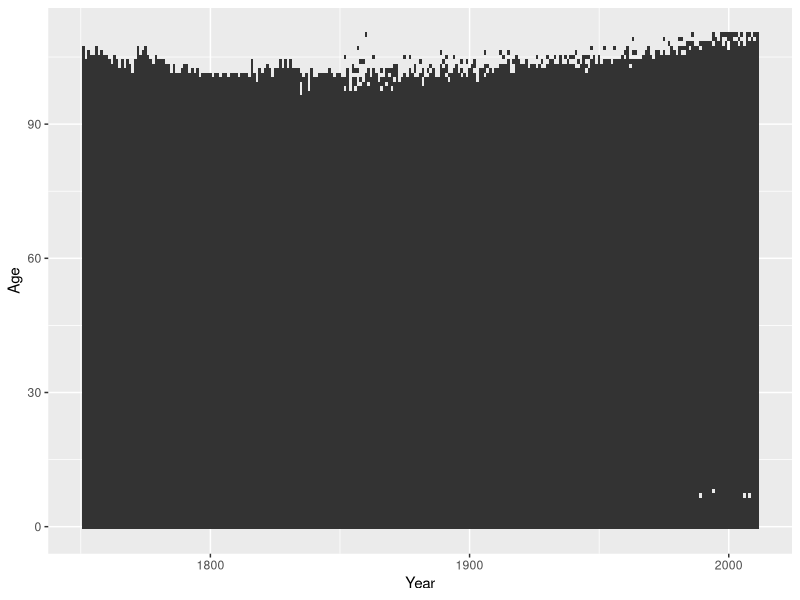
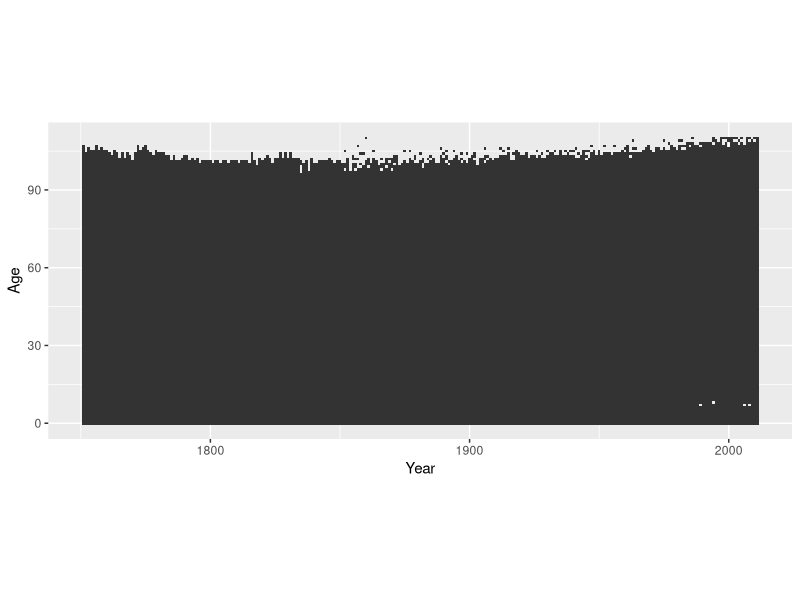
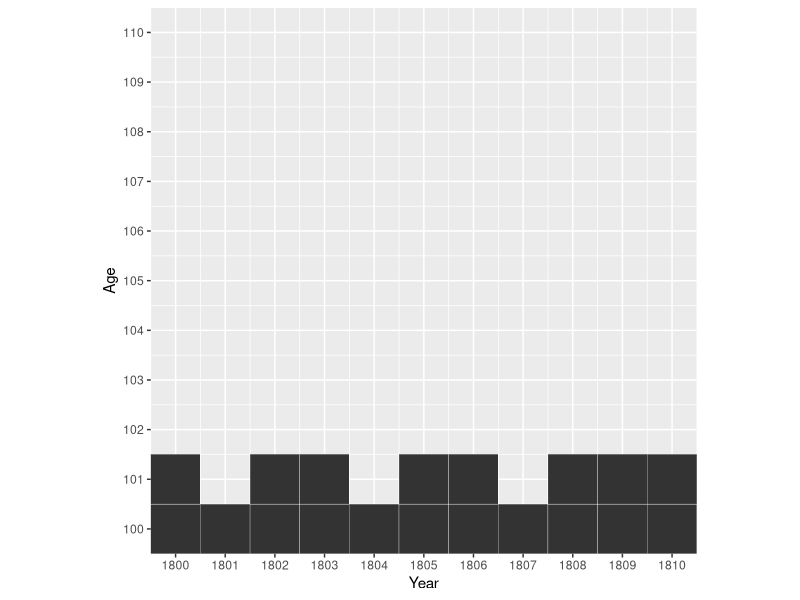
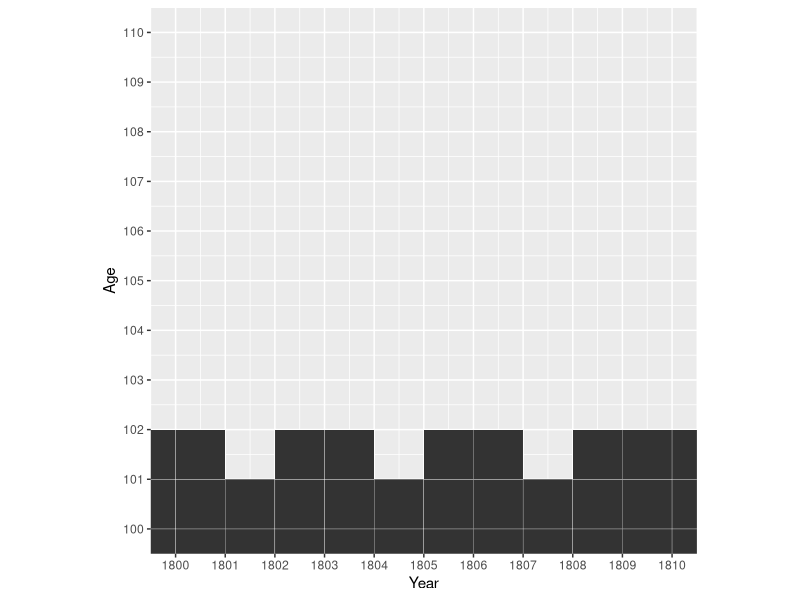
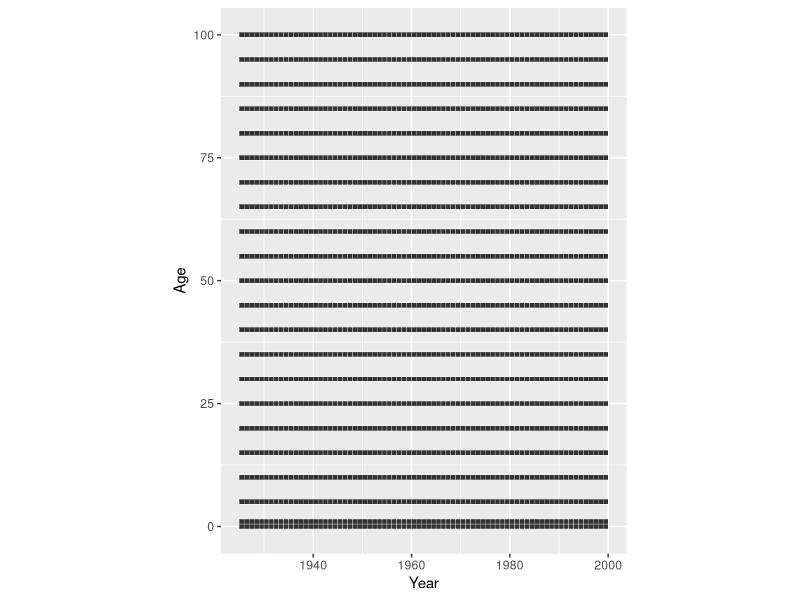
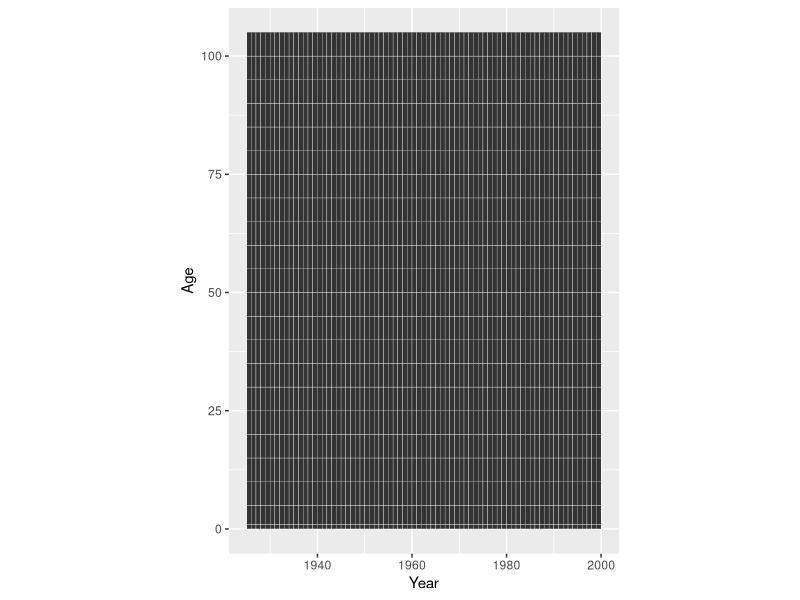
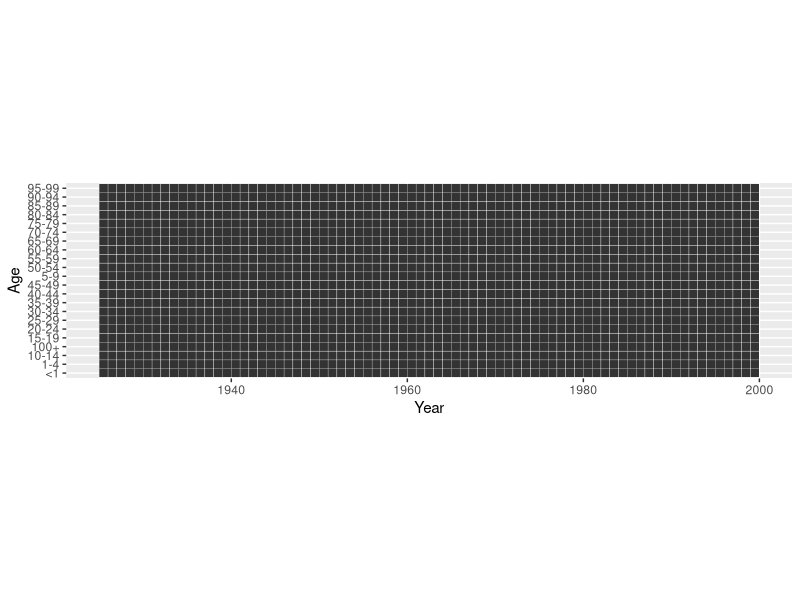
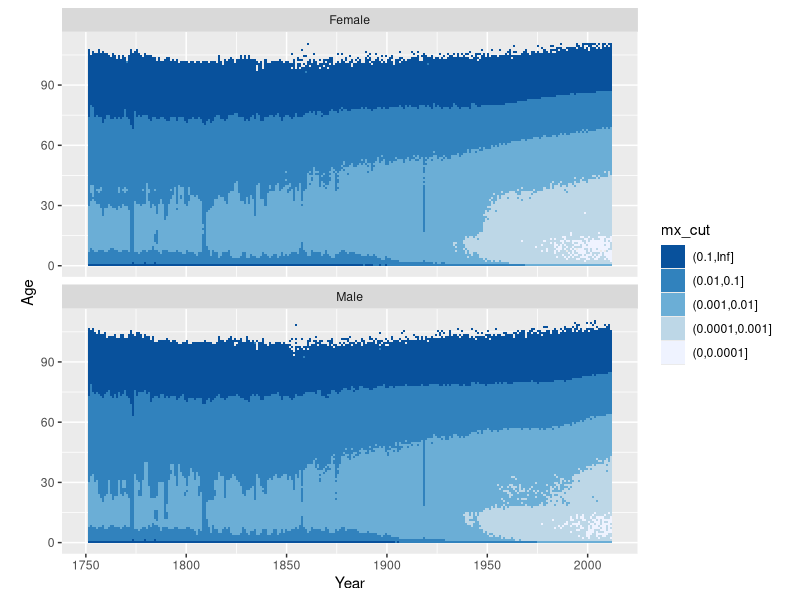

Write R code to recreate these figures, in order.
#' ---
#' title: "EDSD 2016: Lexis Surface Plots and the Effective Use of Color"
#' author: "Jonas Schöley"
#' date: "November 15, 2016"
#' output:
#'   github_document:
#'     toc: true
#' ---

library(ggplot2) # the way its done!
library(dplyr)   # data transformation

#'## Lexis Surfaces in GGplot

#' Lexis surfaces show the value of a third variable on a period-age-grid. If
#' the value of the third variable is given via colour the resulting plot is
#' known as "Heatmap" and used in many disciplines. In ggplot we produce
#' heatmaps using `geom_tile()` or `geom_rect()`. These geometries draw
#' rectangles at specified xy-positions. By default all rectangles are equal in
#' size. They can be coloured according to some variable in the data.
#'
#' `geom_rect()` is faster and produces smaller pdf's, while `geom_tile()`
#' allows to specify the dimensions of the rectangles making it useful for
#' data that does not come in single year period and age intervals.
#'
#' For now we will ignore the colouring aspect and just look at how ggplot draws
#' rectangles.

#'### 1x1 year data

#' We work with data from the [Human Mortality
#' Database](http://www.mortality.org) -- Swedish period mortality rates by sex.

swe <- read.csv("mortality_surface_sweden.csv")
swe

#' Only specifying x and y position and omitting colour puts a grey rectangle at
#' every xy position that appears in the data. The resulting plot gives us
#' information about the period-ages where we have mortality data on Swedish
#' females.

swe %>% filter(Sex == "Female") %>%
  ggplot() +
  geom_tile(aes(x = Year, y = Age))

#' When constructing Lexis surfaces it is a good idea to use isometric scales.
#' The distance corresponding to a single year should be the same on the x and
#' the y scales (a 1x1 rectangle should actually be a square). We can force such
#' an equality by adding a suitable coordinate layer.

swe %>% filter(Sex == "Female") %>%
  ggplot() +
  geom_tile(aes(x = Year, y = Age)) +
  coord_equal()

#' By default the small rectangles have a width and height of 1 scale unit and
#' are drawn over the mid-points of the corresponding x and y values.

swe %>% filter(Sex == "Female") %>%
  ggplot() +
  geom_tile(aes(x = Year, y = Age), colour = "white") +
  scale_x_continuous(breaks = 1800:1810) +
  scale_y_continuous(breaks = 100:110) +
  coord_equal(xlim = c(1800, 1810), ylim = c(100, 110))

#' Shifting the data by 0.5 in x and y aligns things neatly.

swe %>% filter(Sex == "Female") %>%
  mutate(Year = Year + 0.5, Age = Age + 0.5) %>%
  ggplot() +
  geom_tile(aes(x = Year, y = Age), colour = "white") +
  scale_x_continuous(breaks = 1800:1810) +
  scale_y_continuous(breaks = 100:110) +
  coord_equal(xlim = c(1800, 1810), ylim = c(100, 110))

#'### nxm year data

#' If our data does not come in single year and age groups we have to adjust
#' the `width` and/or `height` of the rectangles. `width` and `height` are
#' regular aesthetics and can be mapped to variables in the data.

cod <- read.csv("cod.csv")
cod

#' The Cause of Death data features age groups of different sizes (1, 4, or 5
#' years). This is how it looks like if we plot it without any regard to the
#' size of the age groups.

cod %>% filter(Sex == "Female") %>%
  mutate(Year = Year + 0.5) %>%
  ggplot() +
  geom_tile(aes(x = Year, y = Age),
            colour = "white") +
  coord_equal()

#' Now we shift the rectangles away from the age midpoint and scale them
#' in height according to the width of the age group.

cod %>% filter(Sex == "Female") %>%
  mutate(Year = Year + 0.5, Age = Age + w/2) %>%
  ggplot() +
  geom_tile(aes(x = Year, y = Age, height = w),
            colour = "white") +
  coord_equal()

#'### Discrete Period and Age Scales

#' If we use discrete axis (happens automatically if we supply a non-numeric
#' variable to the x or y aesthetic) we loose any control over the placement of
#' the age or period groups. They will be equally spaced along the axis.

cod %>% filter(Sex == "Female") %>%
  mutate(Year = Year + 0.5, Age = AgeGr) %>%
  ggplot() +
  geom_tile(aes(x = Year, y = Age), colour = "white") +
  coord_equal()

#' **Avoid character or factor variables as your period or age groups.**
#' Whenever possible go with numeric "Start of Interval" and "Interval Width"
#' variables.

#'## Sequential Colour Scales: Plotting Magnitudes

#' If we plot magnitudes we would like to use a colour scale which has an
#' intrinsic ordering to it. Scales that vary from dark to light are suitable
#' and we call them "sequential". `scale_fill_brewer(type = "seq")` provides
#' you with such a scale.

breaks_mx <- c(0, 0.0001, 0.001, 0.01, 0.1, Inf)
swe %>%
  mutate(Year = Year + 0.5, Age = Age + 0.5,
         mx_cut = cut(mx, breaks = breaks_mx)) %>%
  ggplot() +
  geom_tile(aes(x = Year, y = Age, fill = mx_cut)) +
  scale_fill_brewer(type = "seq") +
  facet_wrap(~Sex, ncol = 1) +
  guides(fill = guide_legend(reverse = TRUE)) +
  coord_equal()

swe %>%
  mutate(Year = Year + 0.5, Age = Age + 0.5) %>%
  ggplot() +
  geom_tile(aes(x = Year, y = Age, fill = mx)) +
  scale_fill_distiller(type = "seq", palette = "PuBuGn", direction = 1,
                       breaks = breaks_mx,
                       trans = "log10",
                       values = c(0, 0.3, 0.4, 0.5, 0.6, 1),
                       limits = c(0.001, 0.5),
                       oob = scales::squish) +
  facet_wrap(~Sex, ncol = 1) +
  coord_equal()

#'## Divergent Colour Scales: Plotting Differences & Proportions

breaks_prop_mx <- c(0, 0.5, 0.7, 0.9, 1.1, 1.3, 1.5, Inf)
swe %>%
  mutate(Year = Year + 0.5, Age = Age + 0.5) %>%
  select(-Dx, -Nx) %>%
  tidyr::spread(key = Sex, value = mx) %>%
  mutate(fm_prop_mx = Female / Male,
         fm_prop_mx_disc = cut(fm_prop_mx, breaks_prop_mx)) %>%
  ggplot() +
  geom_tile(aes(x = Year, y = Age, fill = fm_prop_mx_disc)) +
  scale_fill_brewer(type = "div", palette = 5, direction = -1) +
  guides(fill = guide_legend(reverse = TRUE)) +
  coord_equal() +
  theme_dark()

swe %>%
  mutate(Year = Year + 0.5, Age = Age + 0.5) %>%
  select(-Dx, -Nx) %>%
  tidyr::spread(key = Sex, value = mx) %>%
  mutate(fm_diff_mx = Female / Male) %>%
  ggplot() +
  geom_tile(aes(x = Year, y = Age, fill = fm_diff_mx)) +
  # takes 6 colours from a brewer palette and interpolates
  scale_fill_distiller(type = "div",
                       palette = "RdBu",
                       trans = "log2",
                       limits = c(0.5, 2),
                       oob = scales::squish) +
  coord_equal()

#'## Qualitative Colour Scales: Plotting Group Membership

cod %>%
  mutate(Year = Year + 0.5, Age = Age + w/2) %>%
  ggplot() +
  geom_tile(aes(x = Year, y = Age, height = w, fill = COD)) +
  coord_equal() +
  facet_wrap(~Sex, ncol = 2)

#'## Further Reading

#' - [Brilliant color advice from NASA](earthobservatory.nasa.gov/blogs/elegantfigures/2013/08/05/subtleties-of-color-part-1-of-6)
#' - [Color scale generator](http://vrl.cs.brown.edu/color)
#' - [Color scales for data-viz](colorbrewer2.org)
#' - Brewer, Cynthia A. 1994. “Guidelines for Use of the Perceptual Dimensions
#'     of Color for Mapping and Visualization.” In SPIE, edited by Jan Bares,
#'     2171:54–63. doi:10.1117/12.175328.

sessionInfo()

#' cc-by Jonas Schöley 2016
